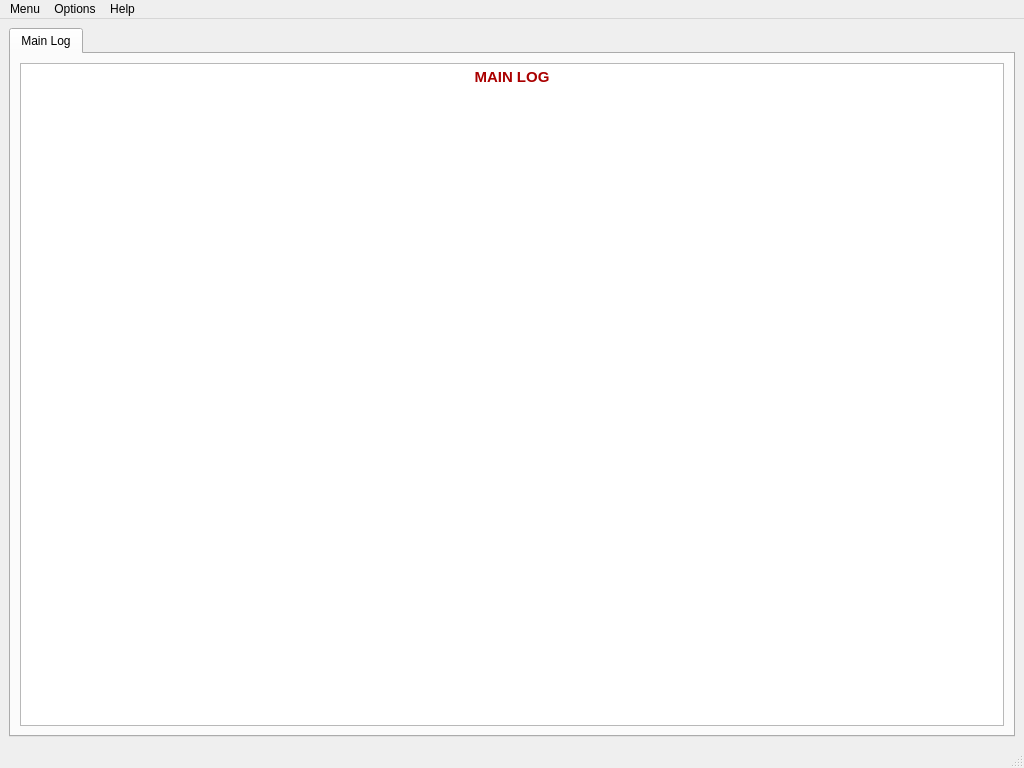
<?xml version="1.0" encoding="UTF-8"?>
<ui version="4.0">
 <class>MainWindow</class>
 <widget class="QMainWindow" name="MainWindow">
  <property name="geometry">
   <rect>
    <x>0</x>
    <y>0</y>
    <width>1024</width>
    <height>768</height>
   </rect>
  </property>
  <property name="windowTitle">
   <string>MainWindow</string>
  </property>
  <widget class="QWidget" name="centralwidget">
   <layout class="QGridLayout" name="gridLayout">
    <item row="0" column="0">
     <widget class="QTabWidget" name="tabWidget">
      <property name="sizePolicy">
       <sizepolicy hsizetype="Ignored" vsizetype="Expanding">
        <horstretch>0</horstretch>
        <verstretch>0</verstretch>
       </sizepolicy>
      </property>
      <property name="focusPolicy">
       <enum>Qt::NoFocus</enum>
      </property>
      <property name="currentIndex">
       <number>0</number>
      </property>
      <widget class="QWidget" name="tabMainLog">
       <attribute name="title">
        <string>Main Log</string>
       </attribute>
       <layout class="QGridLayout" name="gridLayout_2">
        <item row="0" column="0">
         <widget class="QTextEdit" name="textEditLog">
          <property name="readOnly">
           <bool>true</bool>
          </property>
          <property name="html">
           <string>&lt;!DOCTYPE HTML PUBLIC &quot;-//W3C//DTD HTML 4.0//EN&quot; &quot;http://www.w3.org/TR/REC-html40/strict.dtd&quot;&gt;
&lt;html&gt;&lt;head&gt;&lt;meta name=&quot;qrichtext&quot; content=&quot;1&quot; /&gt;&lt;style type=&quot;text/css&quot;&gt;
p, li { white-space: pre-wrap; }
&lt;/style&gt;&lt;/head&gt;&lt;body style=&quot; font-family:'Sans Serif'; font-size:9pt; font-weight:400; font-style:normal;&quot;&gt;
&lt;table border=&quot;0&quot; style=&quot;-qt-table-type: root; margin-top:4px; margin-bottom:4px; margin-left:4px; margin-right:4px;&quot;&gt;
&lt;tr&gt;
&lt;td style=&quot;border: none;&quot;&gt;
&lt;p align=&quot;center&quot; style=&quot; margin-top:0px; margin-bottom:0px; margin-left:0px; margin-right:0px; -qt-block-indent:0; text-indent:0px;&quot;&gt;&lt;span style=&quot; font-family:'Ubuntu'; font-size:11pt; font-weight:600; color:#aa0000;&quot;&gt;MAIN LOG&lt;/span&gt;&lt;/p&gt;
&lt;p align=&quot;center&quot; style=&quot;-qt-paragraph-type:empty; margin-top:0px; margin-bottom:0px; margin-left:0px; margin-right:0px; -qt-block-indent:0; text-indent:0px; font-family:'Ubuntu'; font-size:11pt; font-weight:600; color:#aa0000;&quot;&gt;&lt;/p&gt;&lt;/td&gt;&lt;/tr&gt;&lt;/table&gt;&lt;/body&gt;&lt;/html&gt;</string>
          </property>
          <property name="textInteractionFlags">
           <set>Qt::TextBrowserInteraction</set>
          </property>
         </widget>
        </item>
       </layout>
      </widget>
     </widget>
    </item>
   </layout>
  </widget>
  <widget class="QMenuBar" name="menubar">
   <property name="geometry">
    <rect>
     <x>0</x>
     <y>0</y>
     <width>1024</width>
     <height>23</height>
    </rect>
   </property>
   <widget class="QMenu" name="menuMenu">
    <property name="title">
     <string>Menu</string>
    </property>
    <addaction name="actionAirmon_ng"/>
    <addaction name="actionCheck_Updates"/>
    <addaction name="actionExit"/>
   </widget>
   <widget class="QMenu" name="menuOptions">
    <property name="title">
     <string>Options</string>
    </property>
    <addaction name="actionSet_Interface"/>
    <addaction name="actionMAC_Changer"/>
    <addaction name="actionGeneral_options"/>
   </widget>
   <widget class="QMenu" name="menuHelp">
    <property name="title">
     <string>Help</string>
    </property>
    <addaction name="actionAbout_QT"/>
    <addaction name="actionAbout_this_Program"/>
    <addaction name="actionAbout_Aircrack_ng"/>
   </widget>
   <addaction name="menuMenu"/>
   <addaction name="menuOptions"/>
   <addaction name="menuHelp"/>
  </widget>
  <widget class="QStatusBar" name="statusBar"/>
  <action name="actionAirmon_ng">
   <property name="icon">
    <iconset>
     <normalon>:/icons/icons/agt_softwareD.png</normalon>
    </iconset>
   </property>
   <property name="text">
    <string>airmon-ng</string>
   </property>
  </action>
  <action name="actionExit">
   <property name="icon">
    <iconset>
     <normalon>:/icons/icons/exit.png</normalon>
    </iconset>
   </property>
   <property name="text">
    <string>exit</string>
   </property>
  </action>
  <action name="actionSet_Interface">
   <property name="icon">
    <iconset>
     <normalon>:/icons/icons/bookmark_toolbar.png</normalon>
    </iconset>
   </property>
   <property name="text">
    <string>Set_Interface</string>
   </property>
  </action>
  <action name="actionMAC_Changer">
   <property name="icon">
    <iconset>
     <normalon>:/icons/icons/Settings.png</normalon>
    </iconset>
   </property>
   <property name="text">
    <string>MAC_Changer</string>
   </property>
  </action>
  <action name="actionAbout_QT">
   <property name="icon">
    <iconset>
     <normalon>:/icons/icons/Nokia-QtCreator-64.png</normalon>
    </iconset>
   </property>
   <property name="text">
    <string>About_QT</string>
   </property>
  </action>
  <action name="actionAbout_this_Program">
   <property name="icon">
    <iconset>
     <normalon>:/icons/icons/documentinfo.png</normalon>
    </iconset>
   </property>
   <property name="text">
    <string>About_this_Program</string>
   </property>
  </action>
  <action name="actionAbout_Aircrack_ng">
   <property name="icon">
    <iconset>
     <normalon>:/icons/icons/documentinfo.png</normalon>
    </iconset>
   </property>
   <property name="text">
    <string>About_Aircrack_ng</string>
   </property>
  </action>
  <action name="actionGeneral_options">
   <property name="icon">
    <iconset>
     <normalon>:/icons/icons/Settings.png</normalon>
    </iconset>
   </property>
   <property name="text">
    <string>General_options</string>
   </property>
  </action>
  <action name="actionCheck_Updates">
   <property name="icon">
    <iconset>
     <normalon>:/icons/icons/Update.png</normalon>
    </iconset>
   </property>
   <property name="text">
    <string>Check Updates</string>
   </property>
  </action>
 </widget>
 <resources/>
 <connections>
  <connection>
   <sender>actionExit</sender>
   <signal>triggered()</signal>
   <receiver>MainWindow</receiver>
   <slot>close()</slot>
   <hints>
    <hint type="sourcelabel">
     <x>-1</x>
     <y>-1</y>
    </hint>
    <hint type="destinationlabel">
     <x>344</x>
     <y>250</y>
    </hint>
   </hints>
  </connection>
 </connections>
</ui>
